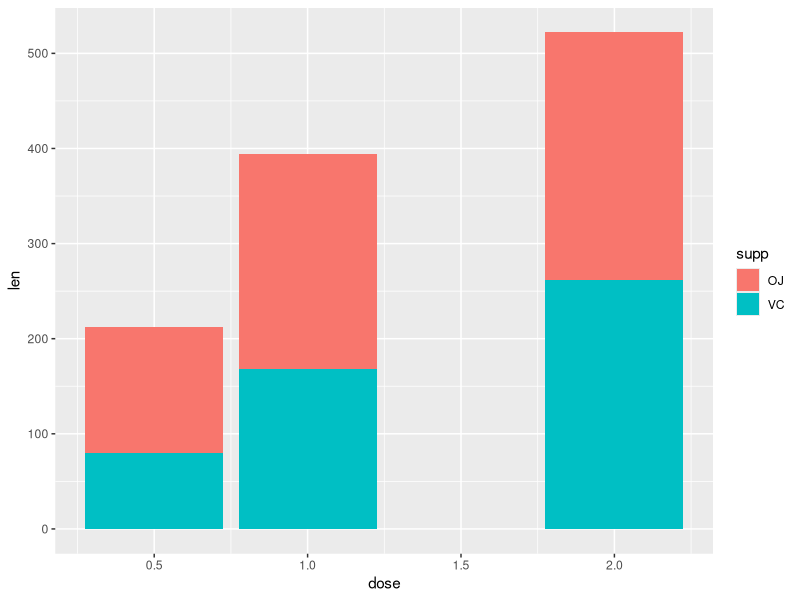

Recreate this plot in R.
## ---- chunk 1
knitr::opts_chunk$set(echo = TRUE)
## ---- chunk 2
#This is where I will work on Assignment 0
#2.1 Passenger Breakdown
dataframe = data.frame(Titanic) 
Child = dataframe[dataframe$Age=="Child",] #List of the children on the Titanic
Adult = dataframe[dataframe$Age=="Adult",] #List of the adults on the Titanic
sum(Child$Freq) #This sum function will display the total number of children on the Titanic
sum(Adult$Freq) #This sum function will display the total number of adults on the Titanic
sum(dataframe$Freq) # This sum function will display the total number of people on the Titanic

Male = dataframe[dataframe$Sex=="Male",] #List of adult males on the Titanic
Female = dataframe[dataframe$sex=="Female",] #List of adult females on the Titanic
if(sum(Male$Freq) > sum(Female$Freq)) {Gender = "Males"} else {Gender = "Females"}
print(Gender) #This if-else statement indicates that there were more males on the Titanic
## ---- chunk 3
#2.2 Survival
ChildrenSurvived = Child[Child$Survived=="Yes",] #Making a list of the children who survived
AdultsSurvived = Adult[Adult$Survived=="Yes",] #Making a list of the adults who survived
SurvivalRateC = sum(ChildrenSurvived$Freq)/sum(Child$Freq) #Calculating the survival rate of children on the Titanic
print(SurvivalRateC) #Printing the survival rate of the children
SurvivalRateA = sum(AdultsSurvived$Freq)/sum(Adult$Freq) #Calculating the survival rate of the adults on the Titanic
print(SurvivalRateA) #Printing the survival rate of the adults
if(SurvivalRateC > SurvivalRateA) {Survivors = "Children"} else {Survivors = "Adults"}
print(Survivors) #This if-else statement indicates that children have a higher survival rate

Crew = dataframe[dataframe$Class=="Crew",] #Creating a list of just the crew
FirstClass = dataframe[dataframe$Class=="1st",] #Creating a list of 1st class passengers 
SecondClass = dataframe[dataframe$Class=="2nd",] #Creating a list of 2nd class passengers
ThirdClass = dataframe[dataframe$Class=="3rd",] #Creating a list of 3rd class passengers
CrewSurvived = Crew[Crew$Survived=="Yes",] #Creating a second list of survived crew members
FirstClassSurvived = FirstClass[FirstClass$Survived=="Yes",] #Creating a second list of survived 1st class passengers
SecondClassSurvived = SecondClass[SecondClass$Survived=="Yes",] #Creating a second list of survived 2nd class passengers
ThirdClassSurvived = ThirdClass[ThirdClass$Survived=="Yes",] #Creating a second list of 3rd class passengers
SurvivalRateCrew = sum(CrewSurvived$Freq)/sum(Crew$Freq) #Calculating the crew members' survival rate
print(SurvivalRateCrew) #Printing survival rate of the crew
SurvivalRateFirst = sum(FirstClassSurvived$Freq)/sum(FirstClass$Freq) #Calculating the 1st class passengers' survival rate
print(SurvivalRateFirst) #Printing survival rate
SurvivalRateSecond = sum(SecondClassSurvived$Freq)/sum(SecondClass$Freq) #Calculating the 2nd class passengers' survival rate
print(SurvivalRateSecond) #Printing survival rate
SurvivalRateThird = sum(ThirdClassSurvived$Freq)/sum(ThirdClass$Freq) #Calculating the 3rd class passengers' survival rate
print(SurvivalRateThird) #Printing survival rate
SurvivalList <- c(SurvivalRateCrew, SurvivalRateFirst, SurvivalRateSecond, SurvivalRateThird) #A list to compile the 4 survival rates
ClassList <- c("Crew", "1stClass", "2ndClass", "3rdClass") #A list to hold the names of the 4 classes in the same order as the SurvivalList
print(ClassList[which.max(SurvivalList)]) #The highest value in the SurvivalList will be used to print the name of from the ClassList using the which.max function

## ---- chunk 4
#Note that the toothGrowth data needs to be called by read.table function)
library(tidyverse)
ggplot(data = ToothGrowth) + 
  geom_bar(mapping = aes(x=dose, y=len, fill=supp),
           stat = 'identity')
